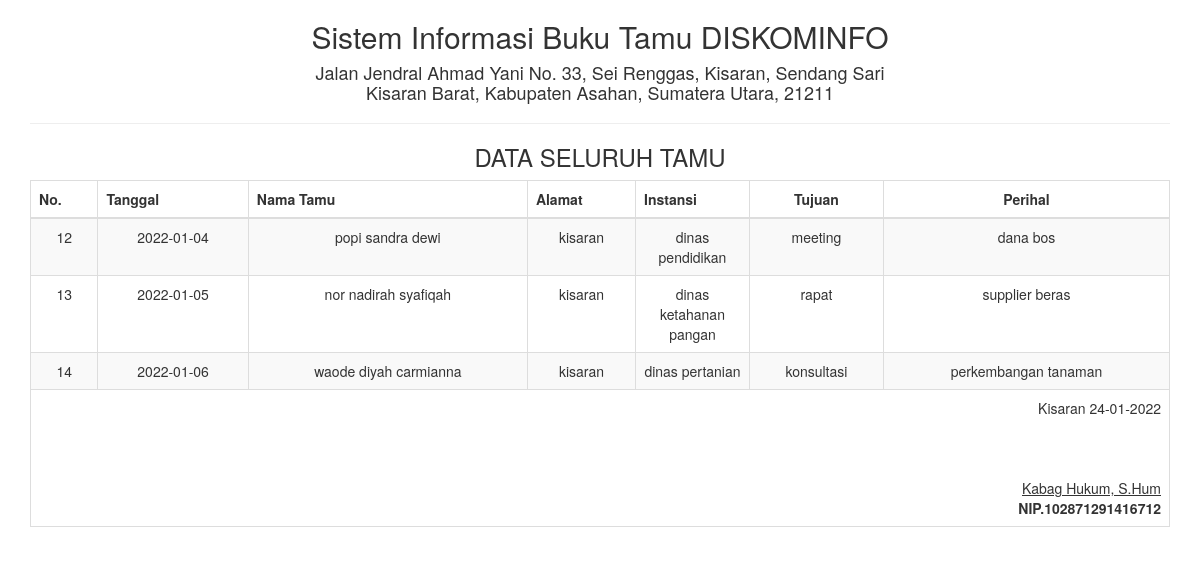
Screenshot of /report/bukutamu_semua.php with the database file from the repository.
### tables this page shows
CREATE TABLE `tb_tamu` (
  `id` int(5) NOT NULL,
  `tanggal` date NOT NULL,
  `nama` varchar(50) NOT NULL,
  `alamat` varchar(50) NOT NULL,
  `instansi` varchar(50) NOT NULL,
  `tujuan` varchar(100) NOT NULL,
  `perihal` varchar(50) NOT NULL
);

### report/bukutamu_semua.php (the view, shortened to what this page needs)
<!DOCTYPE html>
<html>
    <head>
        <link href="../Assets/css/bootstrap.min.css" rel="stylesheet" type="text/css"/>
    </head>
    <body onload="print()">
        <?php
        include '../config/koneksi.php';
        ?>
        <div class="container">
            <div class='row'>
                <div class="col-sm-12">
                    <div class="text-center">
                        <h2>Sistem Informasi Buku Tamu DISKOMINFO  </h2>
                        <h4>Jalan Jendral Ahmad Yani No. 33, Sei Renggas, Kisaran, Sendang Sari <br> Kisaran Barat, Kabupaten Asahan, Sumatera Utara, 21211</h4>
                        <hr>
                        <h3>DATA SELURUH TAMU</h3>
                        <table class="table table-bordered table-striped table-hover">
                        <tbody>
                                <thead>
								<tr>
									<th>No.</th><th>Tanggal</th><th>Nama Tamu</th><th>Alamat</th><th width="10%">Instansi</th><th><center>Tujuan</center></th><th><center>Perihal</center></th>
								</tr>
								</thead>
							<tbody>
                            <?php
                            $sql = "SELECT * FROM tb_tamu";
                            $query = mysqli_query($koneksi, $sql) or die("SQL Anda Salah");
                            while ($data = mysqli_fetch_array($query)) {
                                ?>
                                <tr>
                                    <td><?= $data['id'] ?></td>
                                    <td><?= $data['tanggal'] ?></td>
                                    <td><?= $data['nama'] ?></td>
                                                      <td><?= $data['alamat'] ?></td>
                                                      <td><?= $data['instansi'] ?></td>
                                                      <td><?= $data['tujuan'] ?></td>
                                                      <td><?= $data['perihal'] ?></td>
                                </tr>
                            <?php } ?>
							</tbody>
                        </tbody>
                            <tfoot>
                                <tr>
                                    <td colspan="8" class="text-right">
                                        Kisaran  <?= date("d-m-Y") ?>
                                        <br><br><br><br>
                                        <u>Kabag Hukum, S.Hum<strong></u><br>
                                        NIP.102871291416712
									</td>
								</tr>
							</tfoot>
                        </table>
                    </div>
                </div>
            </div>
    </body>
</html>

### rows the page displays
tb_tamu: id "12", tanggal "2022-01-04", nama "popi sandra dewi", alamat "kisaran", instansi "dinas pendidikan", tujuan "meeting", perihal "dana bos"
tb_tamu: id "13", tanggal "2022-01-05", nama "nor nadirah syafiqah", alamat "kisaran", instansi "dinas ketahanan pangan", tujuan "rapat", perihal "supplier beras"
tb_tamu: id "14", tanggal "2022-01-06", nama "waode diyah carmianna", alamat "kisaran", instansi "dinas pertanian", tujuan "konsultasi", perihal "perkembangan tanaman"
